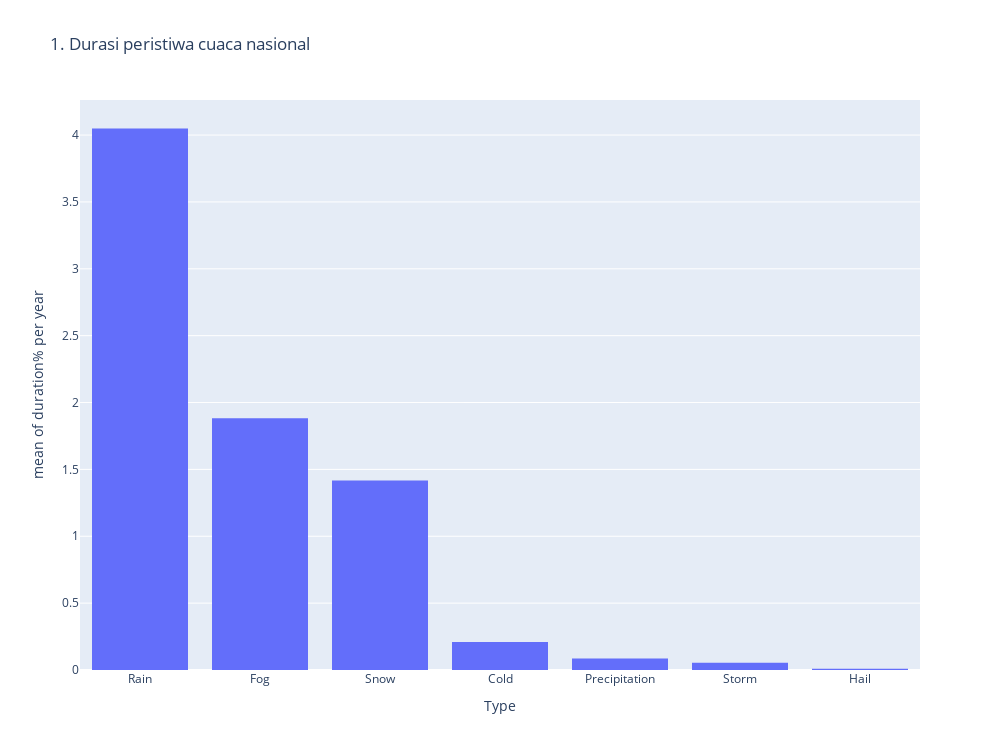

Notebook cell for this chart:
### Markdown cell above
Informasi durasi kejadian cuaca secara nasional ditunjukkan pada Gambar 1. Hujan berlangsung sekitar 4% periode setahun, yang merupakan kejadian cuaca paling tahan lama. Kabut berlangsung sekitar 2% dan salju berlangsung sekitar 1,5% dalam waktu setahun. Durasi dingin, presipitasi, badai, dan hujan es semuanya di bawah 0,5%.

### Code cell
fig_sum = px.histogram(df2, x='Type', y= 'Duration',  histfunc = 'avg',
                      title = '1. Durasi peristiwa cuaca nasional')
fig_sum.update_xaxes(categoryorder='mean descending')
fig_sum.update_yaxes(title_text='mean of duration% per year')
fig_sum.update_layout(height=750, width=1000)
fig_sum.show()

### Figure 1 — Plotly figure (JSON) as saved in the notebook; plotly's stock layout.template omitted (floating-point values rounded to 4 significant figures; data arrays with more than 128 entries replaced by an {"elided": "..."} marker saying what was removed)
{"data": [{"alignmentgroup": "True", "bingroup": "x", "histfunc": "avg", "hovertemplate": "Type=%{x}<br>avg of Duration=%{y}<extra></extra>", "legendgroup": "", "marker": {"color": "#636efa", "pattern": {"shape": ""}}, "name": "", "offsetgroup": "", "orientation": "v", "showlegend": false, "type": "histogram", "x": {"elided": "1591 str values"}, "xaxis": "x", "y": {"elided": "1591 float values"}, "yaxis": "y"}], "layout": {"barmode": "relative", "height": 750, "legend": {"tracegroupgap": 0}, "title": {"text": "1. Durasi peristiwa cuaca nasional"}, "width": 1000, "xaxis": {"anchor": "y", "categoryorder": "mean descending", "domain": [0, 1], "title": {"text": "Type"}}, "yaxis": {"anchor": "x", "domain": [0, 1], "title": {"text": "mean of duration% per year"}}}}
